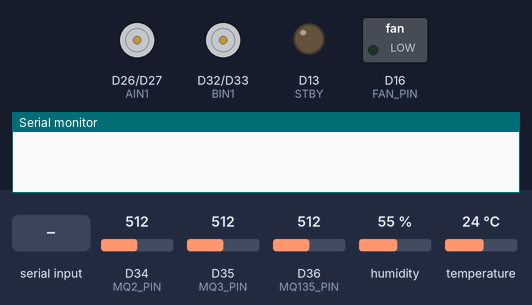
This sketch was run on a simulated Arduino Due. On the bench: motor-driver pin pairs drawn as motors (green arrow = first pin HIGH = forward, orange = second pin HIGH = backward, longer = more drive, scaled by the enable pin, stopped while the standby pin is LOW), switched loads named in the sketch (green lamp = pin HIGH), output pins drawn as LEDs (lit = HIGH), the last lines printed to the serial monitor. The inputs (shaded band) are chosen by the test bench; at power-on: D34 (MQ2_PIN) = 512, D35 (MQ3_PIN) = 512, D36 (MQ135_PIN) = 512, humidity 55 %, temperature 24 °C (analog values on the 0–1023 scale). No radio packets arrive unless stated.

Above: at 0.0 s.
At 2.2 s:
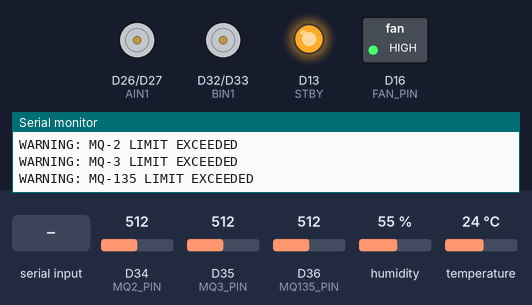
2.3 s: "B" received over Serial
At 2.9 s:
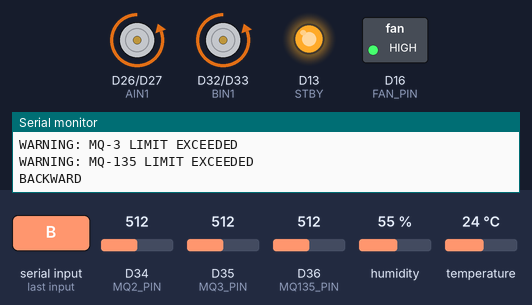
4.5 s: "F" received over Serial
6.0 s: "L" received over Serial
Timing chart, 0 to 9.0 s (numbered marks = the images above; inputs shaded):
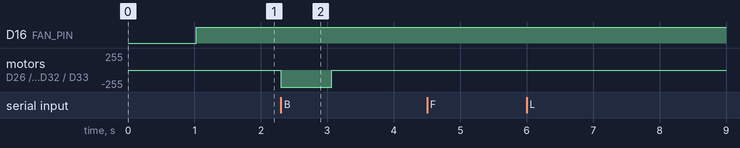

The sketch:

Mining.ino
```cpp
#include <Arduino.h>
#include <SPI.h>
#include <LoRa.h>
#include <DHT.h>

// =====================================================
//                    MOTOR PINS
// =====================================================

#define PWMA 25
#define AIN1 26
#define AIN2 27

#define PWMB 14
#define BIN1 32
#define BIN2 33

#define STBY 13

// =====================================================
//                    SENSOR PINS
// =====================================================

#define MQ2_PIN   34
#define MQ3_PIN   35
#define MQ135_PIN 36

#define DHT_PIN 4
#define DHT_TYPE DHT22

#define FAN_PIN 16

// =====================================================
//                    LORA PINS
// =====================================================

#define LORA_SCK  18
#define LORA_MISO 19
#define LORA_MOSI 23
#define LORA_CS   5
#define LORA_RST  17
#define LORA_DIO0 2

// Change this if your LoRa module uses a different frequency
#define LORA_FREQUENCY 433E6

// =====================================================
//                    OBJECTS
// =====================================================

DHT dht(DHT_PIN, DHT_TYPE);

// =====================================================
//                    SETTINGS
// =====================================================

// Motor speed: 0 - 255
int motorSpeed = 180;

// Hazard thresholds
// THESE ARE STARTING VALUES ONLY.
// Calibrate them using your actual sensors.
int MQ2_LIMIT   = 1800;
int MQ3_LIMIT   = 1800;
int MQ135_LIMIT = 1800;

float TEMP_LIMIT = 45.0;

// =====================================================
//                    VARIABLES
// =====================================================

int mq2Value = 0;
int mq3Value = 0;
int mq135Value = 0;

float temperature = 0;
float humidity = 0;

bool hazardDetected = false;

unsigned long lastSensorRead = 0;
unsigned long lastLoRaSend = 0;

// =====================================================
//                    MOTOR FUNCTIONS
// =====================================================

void motorA(int speedValue) {

  speedValue = constrain(speedValue, -255, 255);

  if (speedValue > 0) {

    digitalWrite(AIN1, HIGH);
    digitalWrite(AIN2, LOW);

    analogWrite(PWMA, speedValue);

  }
  else if (speedValue < 0) {

    digitalWrite(AIN1, LOW);
    digitalWrite(AIN2, HIGH);

    analogWrite(PWMA, -speedValue);

  }
  else {

    digitalWrite(AIN1, LOW);
    digitalWrite(AIN2, LOW);

    analogWrite(PWMA, 0);
  }
}


void motorB(int speedValue) {

  speedValue = constrain(speedValue, -255, 255);

  if (speedValue > 0) {

    digitalWrite(BIN1, HIGH);
    digitalWrite(BIN2, LOW);

    analogWrite(PWMB, speedValue);

  }
  else if (speedValue < 0) {

    digitalWrite(BIN1, LOW);
    digitalWrite(BIN2, HIGH);

    analogWrite(PWMB, -speedValue);

  }
  else {

    digitalWrite(BIN1, LOW);
    digitalWrite(BIN2, LOW);

    analogWrite(PWMB, 0);
  }
}


// =====================================================
//                    MOVEMENT
// =====================================================

void moveForward() {

  if (hazardDetected) {
    stopRover();
    return;
  }

  motorA(motorSpeed);
  motorB(motorSpeed);
}


void moveBackward() {

  motorA(-motorSpeed);
  motorB(-motorSpeed);
}


void turnLeft() {

  if (hazardDetected) {
    stopRover();
    return;
  }

  motorA(-motorSpeed);
  motorB(motorSpeed);
}


void turnRight() {

  if (hazardDetected) {
    stopRover();
    return;
  }

  motorA(motorSpeed);
  motorB(-motorSpeed);
}


void stopRover() {

  motorA(0);
  motorB(0);
}


// =====================================================
//                    FAN
// =====================================================

void fanON() {
  digitalWrite(FAN_PIN, HIGH);
}

void fanOFF() {
  digitalWrite(FAN_PIN, LOW);
}


// =====================================================
//                    SENSOR READING
// =====================================================

void readSensors() {

  mq2Value = analogRead(MQ2_PIN);
  mq3Value = analogRead(MQ3_PIN);
  mq135Value = analogRead(MQ135_PIN);

  temperature = dht.readTemperature();
  humidity = dht.readHumidity();

  Serial.println();
  Serial.println("========== SENSOR DATA ==========");

  Serial.print("MQ-2   : ");
  Serial.println(mq2Value);

  Serial.print("MQ-3   : ");
  Serial.println(mq3Value);

  Serial.print("MQ-135 : ");
  Serial.println(mq135Value);

  Serial.print("Temp   : ");
  Serial.print(temperature);
  Serial.println(" C");

  Serial.print("Humidity: ");
  Serial.print(humidity);
  Serial.println(" %");

  Serial.println("=================================");
}


// =====================================================
//                    HAZARD CHECK
// =====================================================

void checkHazards() {

  bool gasHazard = false;
  bool temperatureHazard = false;

  if (mq2Value > MQ2_LIMIT) {
    gasHazard = true;
    Serial.println("WARNING: MQ-2 LIMIT EXCEEDED");
  }

  if (mq3Value > MQ3_LIMIT) {
    gasHazard = true;
    Serial.println("WARNING: MQ-3 LIMIT EXCEEDED");
  }

  if (mq135Value > MQ135_LIMIT) {
    gasHazard = true;
    Serial.println("WARNING: MQ-135 LIMIT EXCEEDED");
  }

  if (!isnan(temperature) && temperature > TEMP_LIMIT) {
    temperatureHazard = true;
    Serial.println("WARNING: HIGH TEMPERATURE");
  }

  if (gasHazard || temperatureHazard) {

    if (!hazardDetected) {

      Serial.println();
      Serial.println("!!!!!!!!!!!!!!!!!!!!!!!!");
      Serial.println("       HAZARD DETECTED");
      Serial.println("!!!!!!!!!!!!!!!!!!!!!!!!");

    }

    hazardDetected = true;

    // Stop rover
    stopRover();

    // Turn fan on
    fanON();

  }
  else {

    hazardDetected = false;

    fanOFF();
  }
}


// =====================================================
//                    LORA
// =====================================================

void sendLoRaData() {

  LoRa.beginPacket();

  LoRa.print("MQ2=");
  LoRa.print(mq2Value);

  LoRa.print(",MQ3=");
  LoRa.print(mq3Value);

  LoRa.print(",MQ135=");
  LoRa.print(mq135Value);

  LoRa.print(",TEMP=");
  LoRa.print(temperature);

  LoRa.print(",HUM=");
  LoRa.print(humidity);

  LoRa.print(",HAZARD=");
  LoRa.print(hazardDetected ? "YES" : "NO");

  LoRa.endPacket();

  Serial.println("LoRa packet sent.");
}


// =====================================================
//                    SERIAL COMMANDS
// =====================================================

void processCommand(char command) {

  switch (command) {

    case 'F':
    case 'f':
      Serial.println("FORWARD");
      moveForward();
      break;

    case 'B':
    case 'b':
      Serial.println("BACKWARD");
      moveBackward();
      break;

    case 'L':
    case 'l':
      Serial.println("LEFT");
      turnLeft();
      break;

    case 'R':
    case 'r':
      Serial.println("RIGHT");
      turnRight();
      break;

    case 'S':
    case 's':
      Serial.println("STOP");
      stopRover();
      break;

    case '+':
      motorSpeed += 20;

      if (motorSpeed > 255)
        motorSpeed = 255;

      Serial.print("Speed = ");
      Serial.println(motorSpeed);
      break;

    case '-':
      motorSpeed -= 20;

      if (motorSpeed < 0)
        motorSpeed = 0;

      Serial.print("Speed = ");
      Serial.println(motorSpeed);
      break;

    case 'D':
    case 'd':
      readSensors();
      break;

    case 'H':
    case 'h':
      hazardDetected = true;
      stopRover();
      fanON();

      Serial.println("MANUAL HAZARD STOP");
      break;

    default:
      break;
  }
}


// =====================================================
//                    SETUP
// =====================================================

void setup() {

  Serial.begin(115200);

  delay(1000);

  Serial.println();
  Serial.println("==================================");
  Serial.println("       MINE SAFETY ROVER");
  Serial.println("==================================");

  // ---------------- MOTOR ----------------

  pinMode(PWMA, OUTPUT);
  pinMode(AIN1, OUTPUT);
  pinMode(AIN2, OUTPUT);

  pinMode(PWMB, OUTPUT);
  pinMode(BIN1, OUTPUT);
  pinMode(BIN2, OUTPUT);

  pinMode(STBY, OUTPUT);

  digitalWrite(STBY, HIGH);

  stopRover();

  // ---------------- FAN ----------------

  pinMode(FAN_PIN, OUTPUT);
  fanOFF();

  // ---------------- ADC ----------------

  analogReadResolution(12);

  // ---------------- DHT ----------------

  dht.begin();

  // ---------------- LORA ----------------

  SPI.begin(
    LORA_SCK,
    LORA_MISO,
    LORA_MOSI,
    LORA_CS
  );

  LoRa.setPins(
    LORA_CS,
    LORA_RST,
    LORA_DIO0
  );

  Serial.println("Starting LoRa...");

  if (!LoRa.begin(LORA_FREQUENCY)) {

    Serial.println("LoRa FAILED!");

  }
  else {

    Serial.println("LoRa INITIALIZED");
  }

  Serial.println();
  Serial.println("Commands:");
  Serial.println("F = Forward");
  Serial.println("B = Backward");
  Serial.println("L = Left");
  Serial.println("R = Right");
  Serial.println("S = Stop");
  Serial.println("+ = Increase speed");
  Serial.println("- = Decrease speed");
  Serial.println("D = Sensor data");
  Serial.println("H = Emergency hazard stop");

  Serial.println();
  Serial.println("ROVER READY");
}


// =====================================================
//                    LOOP
// =====================================================

void loop() {

  // ---------------- SERIAL CONTROL ----------------

  if (Serial.available()) {

    char command = Serial.read();

    processCommand(command);
  }


  // ---------------- SENSOR READING ----------------

  if (millis() - lastSensorRead >= 1000) {

    lastSensorRead = millis();

    readSensors();

    checkHazards();
  }


  // ---------------- LORA ----------------

  if (millis() - lastLoRaSend >= 2000) {

    lastLoRaSend = millis();

    sendLoRaData();
  }
}
```

Measured:
- after the input at 2.3 s, motor on D26 (AIN1) / D27 (AIN2), motor on D32 (BIN1) / D33 (BIN2): stopped → backward 255/255 at once, → stopped 0.77 s later
